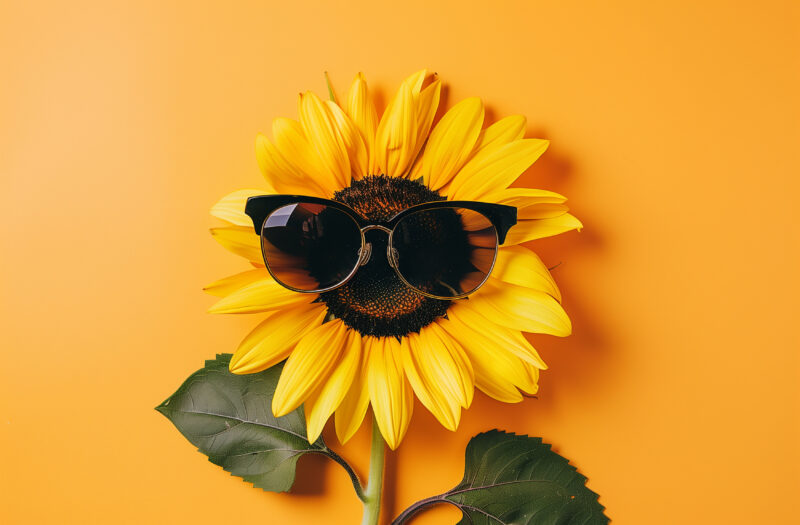
#> input picture code/291_300/img2.jpeg, 800 x 525 px
$ python 297.py
#> lines starting #> are read from the running program, lines starting #| are printed output that depends on the picture
# 297 - Viết chương trình để lọc ảnh

# Các thư viện cần thiết
import cv2
import numpy as np
from matplotlib import pyplot as plt

# Đọc ảnh từ file
image = cv2.imread('img2.jpeg')
#> image is the input picture: shape (525, 800, 3); mean B, G, R 51.6, 155.2, 219.9

# Kiểm tra xem ảnh đã được đọc thành công chưa
if image is not None:
    # Áp dụng bộ lọc Gaussian Blur
    blurred_image = cv2.GaussianBlur(image, (15, 15), 0)
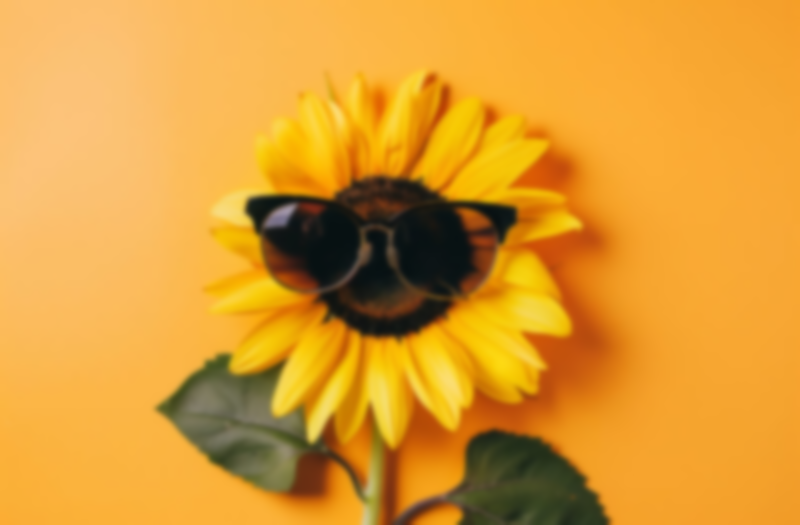
#> blurred_image: shape (525, 800, 3); mean B, G, R 51.6, 155.2, 219.9

    # Áp dụng bộ lọc Sharpening
    kernel = np.array([[0, -1, 0], [-1, 5, -1], [0, -1, 0]])
    sharpened_image = cv2.filter2D(image, -1, kernel)
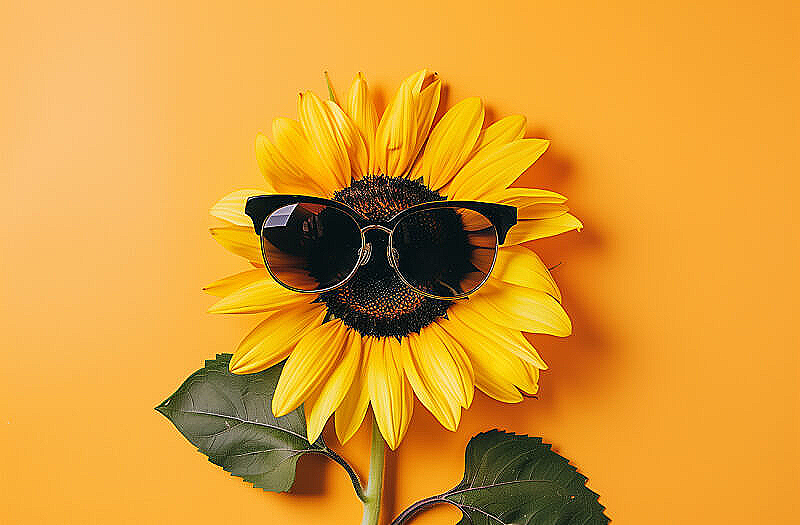
#> sharpened_image: shape (525, 800, 3); mean B, G, R 53.1, 155.7, 219.7

    # Chuyển đổi ảnh sang màu xám
    gray_image = cv2.cvtColor(image, cv2.COLOR_BGR2GRAY)
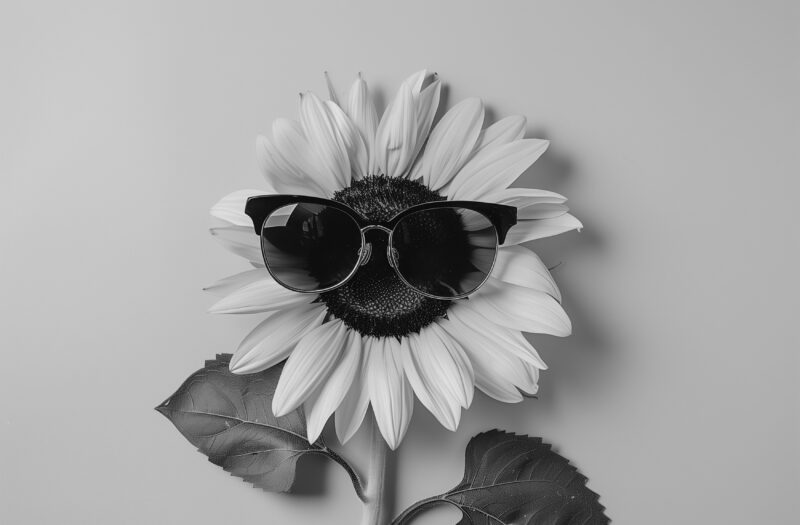
#> gray_image: shape (525, 800); min 0, max 228, mean 162.8

    # Hiển thị ảnh gốc và ảnh đã lọc
    plt.figure(figsize=(10, 10))

    plt.subplot(2, 2, 1)
    plt.title('Original Image')
    plt.imshow(cv2.cvtColor(image, cv2.COLOR_BGR2RGB))

    plt.subplot(2, 2, 2)
    plt.title('Gaussian Blur')
    plt.imshow(cv2.cvtColor(blurred_image, cv2.COLOR_BGR2RGB))

    plt.subplot(2, 2, 3)
    plt.title('Sharpened Image')
    plt.imshow(cv2.cvtColor(sharpened_image, cv2.COLOR_BGR2RGB))

    plt.subplot(2, 2, 4)
    plt.title('Grayscale Image')
    plt.imshow(gray_image, cmap='gray')

    plt.show()
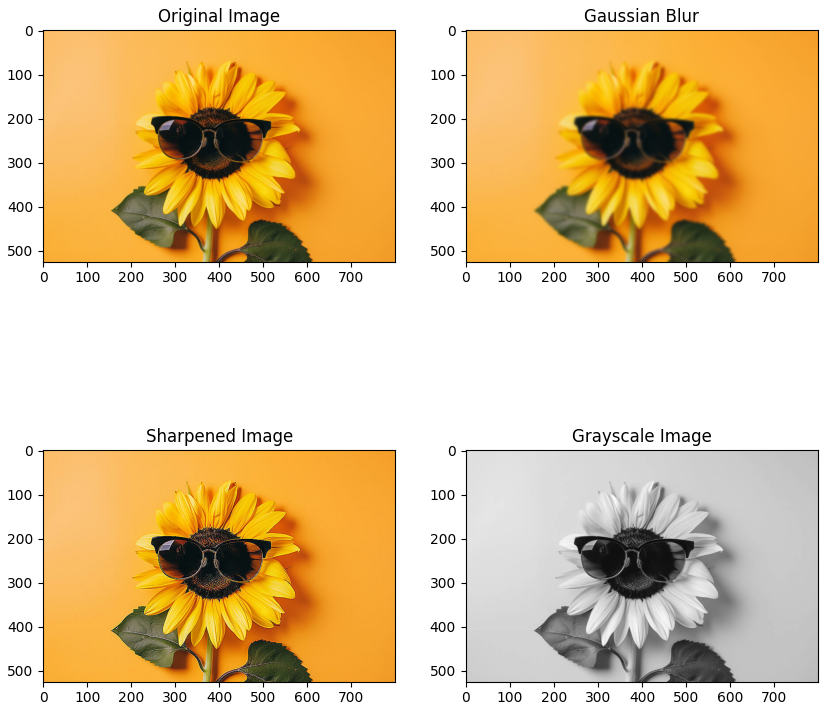
#> figure drawn by matplotlib, 4 panels
else:
    print("Failed to load image. Check the input path and file format.")
